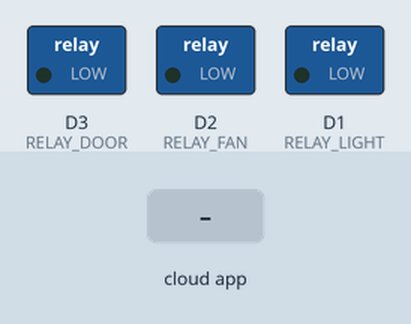
A sketch run on a simulated ESP8266 (NodeMCU). On the bench: switched loads named in the sketch (green lamp = pin HIGH). The test bench sets the inputs (shaded band). WiFi joins after 1.5 s; servers stay silent unless stated; what the sketch prints to the serial monitor is not drawn.

Above: at 2.7 s.
2.8 s: the phone or cloud app sets light to 1
At 3.1 s:
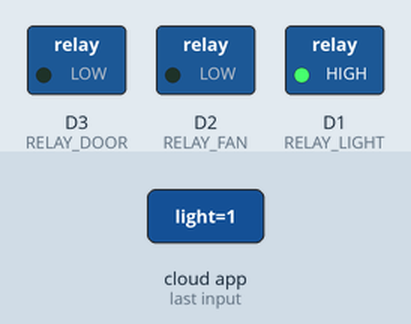
4.3 s: the phone or cloud app sets fan to 1
At 5.4 s:
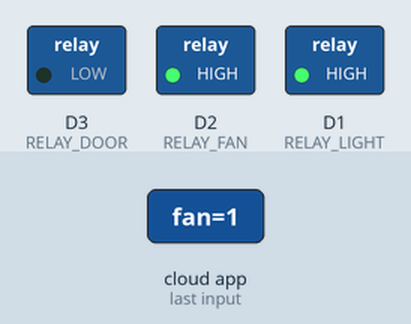
5.8 s: the phone or cloud app sets door to 1
At 6.5 s:
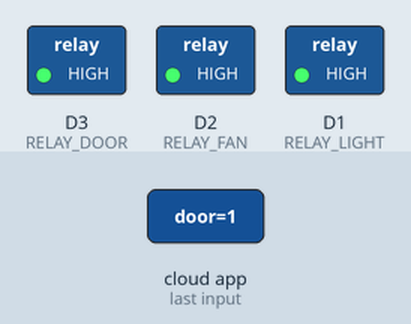
8.3 s: the phone or cloud app sets light to 0
At 9.5 s:
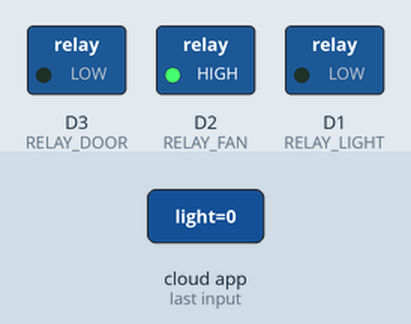
9.8 s: the phone or cloud app sets door to 1
At 10.6 s:
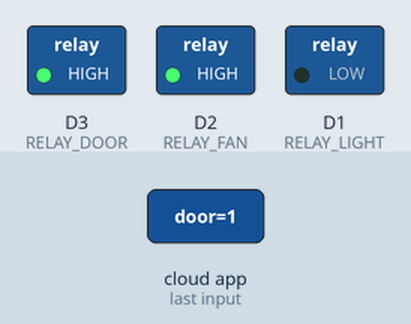
12.3 s: the phone or cloud app sets fan to 0
At 12.7 s:
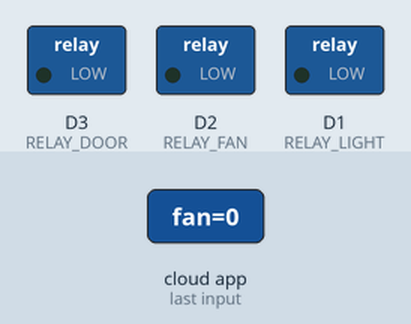
Timing chart, 0 to 14.8 s (numbered marks = the images above; inputs shaded):
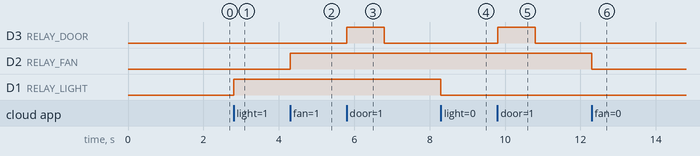

The sketch:

sketch_jun25a.ino
```cpp
// Smart Home Automation with Alexa (NodeMCU + Amazon Echo)
// Controls: Light, Fan, Door (Open/Close)

#include <Arduino.h>
#include <ESP8266WiFi.h>
#include "fauxmoESP.h"

#define RELAY_LIGHT D1   // Light relay
#define RELAY_FAN D2     // Fan relay
#define RELAY_DOOR D3    // Door relay (open/close mechanism)

fauxmoESP fauxmo;

const char* ssid = "YOUR_WIFI_SSID";
const char* password = "YOUR_WIFI_PASSWORD";

void setup() {
  Serial.begin(115200);
  WiFi.mode(WIFI_STA);
  WiFi.begin(ssid, password);

  Serial.println("Connecting to WiFi...");
  while (WiFi.status() != WL_CONNECTED) {
    delay(500);
    Serial.print(".");
  }

  Serial.println("\nWiFi Connected.");
  Serial.println(WiFi.localIP());

  pinMode(RELAY_LIGHT, OUTPUT);
  pinMode(RELAY_FAN, OUTPUT);
  pinMode(RELAY_DOOR, OUTPUT);

  digitalWrite(RELAY_LIGHT, LOW);
  digitalWrite(RELAY_FAN, LOW);
  digitalWrite(RELAY_DOOR, LOW);

  fauxmo.createServer(true);
  fauxmo.setPort(80);
  fauxmo.enable(true);

  fauxmo.addDevice("light");
  fauxmo.addDevice("fan");
  fauxmo.addDevice("door");

  fauxmo.onSetState([](unsigned char device_id, const char * device_name, bool state, unsigned char value) {
    Serial.printf("Device %s state: %s\n", device_name, state ? "ON" : "OFF");

    if (strcmp(device_name, "light") == 0) {
      digitalWrite(RELAY_LIGHT, state ? HIGH : LOW);
    } else if (strcmp(device_name, "fan") == 0) {
      digitalWrite(RELAY_FAN, state ? HIGH : LOW);
    } else if (strcmp(device_name, "door") == 0) {
      // Simulate door open/close with a pulse
      if (state) {
        digitalWrite(RELAY_DOOR, HIGH);
        delay(1000); // 1-second pulse to trigger door mechanism
        digitalWrite(RELAY_DOOR, LOW);
      }
    }
  });
}

void loop() {
  fauxmo.handle();
}
```

Measured:
- after the input at 2.8 s, D1 (RELAY_LIGHT): LOW → HIGH at once
- after the input at 4.3 s, D2 (RELAY_FAN): LOW → HIGH at once
- after the input at 5.8 s, D3 (RELAY_DOOR): LOW → HIGH at once, → LOW 1.0 s later
- after the input at 8.3 s, D1 (RELAY_LIGHT): HIGH → LOW at once
- after the input at 9.8 s, D3 (RELAY_DOOR): LOW → HIGH at once, → LOW 1.0 s later
- after the input at 12.3 s, D2 (RELAY_FAN): HIGH → LOW at once
